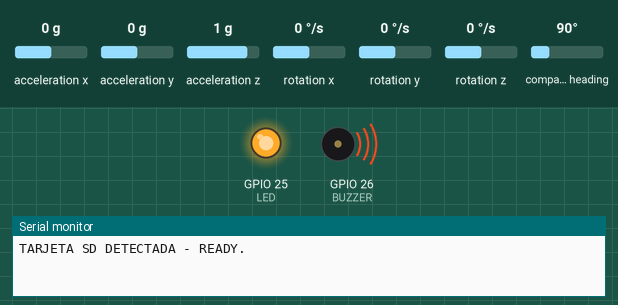
Bench run of a sketch on a simulated ESP32. Parts: output pins drawn as LEDs (lit = HIGH), buzzer (waves = sounding, pin HIGH), the last lines printed to the serial monitor. Inputs (shaded band) come from the test bench; at power-on: acceleration x 0 g, acceleration y 0 g, acceleration z 1 g, rotation x 0 °/s, rotation y 0 °/s, rotation z 0 °/s, compass heading 90°. Storage starts empty.

Above: at 0.1 s.
At 1.1 s:
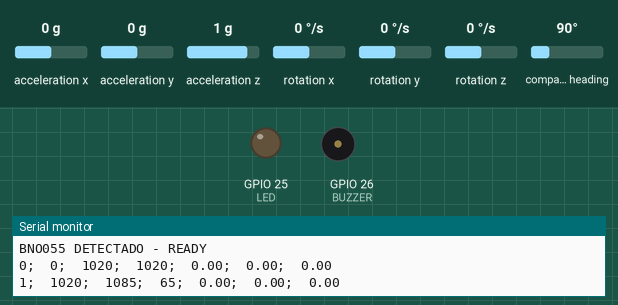
Timing chart, 0 to 2.6 s (numbered marks = the images above):
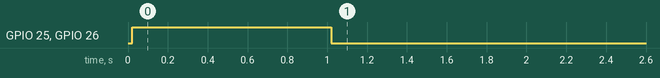

The sketch:

IMU_BNO055_graficas.ino
```cpp
#include "mySD.h"
#include <SPI.h>
#include <Wire.h>
#include <Adafruit_Sensor.h>
#include <Adafruit_BNO055.h>
#include <utility/imumaths.h>

#define LED 25
#define cssd 4                // Definiendo pines para SD
#define BUZZER 26             // Definiendo pines para dispositivos alternos
String trama;                 // Variables trama de datos
String BEG = "{";
String END = "}";
String SEP = ";";
float x_acc = 0;
float y_acc = 0;
float z_acc = 0;
float x_gyr = 0;
float y_gyr = 0;
float z_gyr = 0;
float x_magneto = 0;
float y_magneto = 0;
float z_magneto = 0;
int counter =0;


volatile unsigned tiempoActual = 0;
volatile unsigned tiempoAnterior = 0;
volatile unsigned intervaloTiempo = 0;
#define BNO055_SAMPLERATE_DELAY_MS (50)
Adafruit_BNO055 bno = Adafruit_BNO055(-1, 0x28);
File myFile;                                      // SD file name


void setup(void)
{

  pinMode(LED, OUTPUT);
  pinMode(cssd, OUTPUT);
  pinMode(BUZZER, OUTPUT);
  Serial.begin(115200);
     //--------------------------------------------------------------------------------------------------------------
  if (SD.begin(cssd))  // Validación status SD
    {
    Serial.println("TARJETA SD DETECTADA - READY.");
     digitalWrite(BUZZER,HIGH);
     digitalWrite(LED,HIGH);
     delay(500);
     digitalWrite(BUZZER,LOW);
     digitalWrite(LED,LOW);
    }
    else{
    Serial.println("TARJETA SD FAILED.");
    return;
  }
//--------------------------------------------------------------------------------------------------------------
  if(!bno.begin())      // Validación status IMU
  {
    Serial.print("BNO055 FAILED");
    while(1);
  }
     Serial.println("BNO055 DETECTADO - READY");
     digitalWrite(BUZZER,HIGH);
     digitalWrite(LED,HIGH);
     delay(500);
     digitalWrite(BUZZER,LOW);
     digitalWrite(LED,LOW);

  bno.setExtCrystalUse(true);


}

void loop(void)
{

  trama += String(counter) + SEP + "\t" + String(tiempoAnterior);
  tiempoActual = millis();
  trama += SEP + "\t" + String(tiempoActual);
  intervaloTiempo = (double) tiempoActual - tiempoAnterior;
  tiempoAnterior = tiempoActual;
  trama += SEP + "\t" + String(intervaloTiempo);

  imu::Vector<3> accel = bno.getVector(Adafruit_BNO055::VECTOR_ACCELEROMETER);
  imu::Vector<3> gyro = bno.getVector(Adafruit_BNO055::VECTOR_GYROSCOPE);
  imu::Vector<3> magneto = bno.getVector(Adafruit_BNO055::VECTOR_GYROSCOPE);
  x_acc = accel.x();
  y_acc = accel.y();
  z_acc = accel.z();
  x_gyr = gyro.x();
  y_gyr = gyro.y();
  z_gyr = gyro.z();
  x_magneto = magneto.x();
  y_magneto = magneto.y();
  z_magneto = magneto.z();
  //trama += SEP+"\t"+ String(x_acc) + SEP +"\t" + String(y_acc) + SEP +"\t" + String(z_acc);
  //trama += SEP+"\t"+ String(x_gyr) + SEP +"\t" + String(y_gyr) + SEP +"\t" + String(z_gyr);
  trama += SEP + "\t" + String(x_magneto) + SEP + "\t" + String(y_magneto) + SEP + "\t" + String(z_magneto);
  Serial.println(trama);

  myFile = SD.open("NUCLEO0.txt", FILE_WRITE);
  if (myFile) {
  myFile.println(trama);
  //myFile.println(String(Altura) + "\t" + String(apogee_detection) + "\t" +String(apogeo_imu));
  myFile.close(); // close the file
  }


  counter++;
  trama = "";
  Serial.println(trama);
  delay(BNO055_SAMPLERATE_DELAY_MS);
}
```
